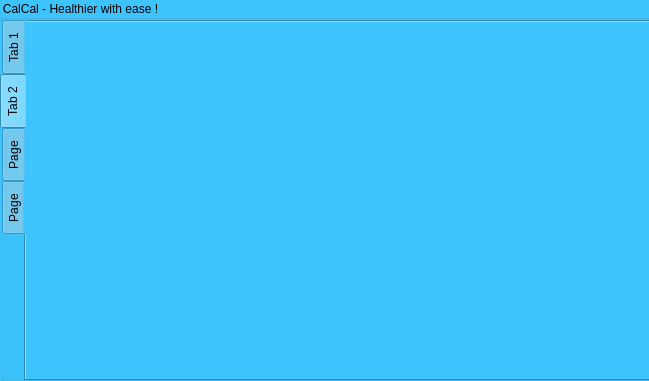
<?xml version="1.0" encoding="UTF-8"?>
<ui version="4.0">
 <class>PersonalInfo</class>
 <widget class="QDialog" name="PersonalInfo">
  <property name="geometry">
   <rect>
    <x>0</x>
    <y>0</y>
    <width>649</width>
    <height>381</height>
   </rect>
  </property>
  <property name="windowTitle">
   <string>Dialog</string>
  </property>
  <widget class="QGroupBox" name="groupBox">
   <property name="geometry">
    <rect>
     <x>0</x>
     <y>0</y>
     <width>651</width>
     <height>381</height>
    </rect>
   </property>
   <property name="styleSheet">
    <string notr="true">background-color: rgb(61, 196, 254);
color: rgb(0, 0, 0);</string>
   </property>
   <property name="title">
    <string>CalCal - Healthier with ease !</string>
   </property>
   <widget class="QTabWidget" name="tabWidget">
    <property name="geometry">
     <rect>
      <x>0</x>
      <y>20</y>
      <width>651</width>
      <height>361</height>
     </rect>
    </property>
    <property name="whatsThis">
     <string>&lt;html&gt;&lt;head/&gt;&lt;body&gt;&lt;p&gt;&lt;br/&gt;&lt;/p&gt;&lt;/body&gt;&lt;/html&gt;</string>
    </property>
    <property name="tabPosition">
     <enum>QTabWidget::West</enum>
    </property>
    <property name="currentIndex">
     <number>1</number>
    </property>
    <widget class="QWidget" name="ersonal">
     <attribute name="title">
      <string>Tab 1</string>
     </attribute>
     <widget class="QPushButton" name="editButton">
      <property name="geometry">
       <rect>
        <x>260</x>
        <y>300</y>
        <width>121</width>
        <height>31</height>
       </rect>
      </property>
      <property name="text">
       <string>Chỉnh sửa</string>
      </property>
     </widget>
     <widget class="QLabel" name="label">
      <property name="geometry">
       <rect>
        <x>180</x>
        <y>0</y>
        <width>246</width>
        <height>30</height>
       </rect>
      </property>
      <property name="text">
       <string>&lt;html&gt;&lt;head/&gt;&lt;body&gt;&lt;p align=&quot;center&quot;&gt;&lt;span style=&quot; font-size:12pt; font-weight:700;&quot;&gt;THÔNG TIN CÁ NHÂN&lt;/span&gt;&lt;/p&gt;&lt;/body&gt;&lt;/html&gt;</string>
      </property>
     </widget>
     <widget class="QWidget" name="verticalLayoutWidget">
      <property name="geometry">
       <rect>
        <x>60</x>
        <y>30</y>
        <width>111</width>
        <height>211</height>
       </rect>
      </property>
      <layout class="QVBoxLayout" name="verticalLayout">
       <item>
        <widget class="QLabel" name="label_2">
         <property name="text">
          <string>Tên của bạn:</string>
         </property>
        </widget>
       </item>
       <item>
        <widget class="QLabel" name="label_3">
         <property name="text">
          <string>Tuổi của bạn:</string>
         </property>
        </widget>
       </item>
       <item>
        <widget class="QLabel" name="label_9">
         <property name="text">
          <string>Giới tính:</string>
         </property>
        </widget>
       </item>
       <item>
        <widget class="QLabel" name="label_4">
         <property name="text">
          <string>Chiều cao (cm):</string>
         </property>
        </widget>
       </item>
       <item>
        <widget class="QLabel" name="label_5">
         <property name="text">
          <string>Cân nặng (kg):</string>
         </property>
        </widget>
       </item>
       <item>
        <widget class="QLabel" name="label_6">
         <property name="text">
          <string>BMI:</string>
         </property>
        </widget>
       </item>
       <item>
        <widget class="QLabel" name="label_7">
         <property name="text">
          <string>Thể trạng hiện tại:</string>
         </property>
        </widget>
       </item>
      </layout>
     </widget>
     <widget class="QLabel" name="label_8">
      <property name="geometry">
       <rect>
        <x>60</x>
        <y>260</y>
        <width>111</width>
        <height>20</height>
       </rect>
      </property>
      <property name="text">
       <string>Khuyến cáo:</string>
      </property>
     </widget>
     <widget class="QWidget" name="verticalLayoutWidget_2">
      <property name="geometry">
       <rect>
        <x>170</x>
        <y>30</y>
        <width>431</width>
        <height>211</height>
       </rect>
      </property>
      <layout class="QVBoxLayout" name="verticalLayout_2">
       <item>
        <widget class="QLabel" name="nameLabel">
         <property name="text">
          <string>TextLabel</string>
         </property>
        </widget>
       </item>
       <item>
        <widget class="QLabel" name="ageLabel">
         <property name="text">
          <string>TextLabel</string>
         </property>
        </widget>
       </item>
       <item>
        <widget class="QLabel" name="genderLabel">
         <property name="text">
          <string>TextLabel</string>
         </property>
        </widget>
       </item>
       <item>
        <widget class="QLabel" name="heightLabel">
         <property name="text">
          <string>TextLabel</string>
         </property>
        </widget>
       </item>
       <item>
        <widget class="QLabel" name="weightLabel">
         <property name="text">
          <string>TextLabel</string>
         </property>
        </widget>
       </item>
       <item>
        <widget class="QLabel" name="bmiLabel">
         <property name="text">
          <string>TextLabel</string>
         </property>
        </widget>
       </item>
       <item>
        <widget class="QLabel" name="bodyLabel">
         <property name="text">
          <string>TextLabel</string>
         </property>
        </widget>
       </item>
      </layout>
     </widget>
     <widget class="QLabel" name="recommendationLabel">
      <property name="geometry">
       <rect>
        <x>170</x>
        <y>245</y>
        <width>431</width>
        <height>51</height>
       </rect>
      </property>
      <property name="text">
       <string>TextLabel</string>
      </property>
      <property name="wordWrap">
       <bool>true</bool>
      </property>
     </widget>
     <widget class="QLabel" name="dbstatus">
      <property name="geometry">
       <rect>
        <x>0</x>
        <y>340</y>
        <width>81</width>
        <height>16</height>
       </rect>
      </property>
      <property name="text">
       <string>TextLabel</string>
      </property>
     </widget>
    </widget>
    <widget class="QWidget" name="Food">
     <attribute name="title">
      <string>Tab 2</string>
     </attribute>
    </widget>
    <widget class="QWidget" name="Exercises">
     <attribute name="title">
      <string>Page</string>
     </attribute>
    </widget>
    <widget class="QWidget" name="Report">
     <attribute name="title">
      <string>Page</string>
     </attribute>
    </widget>
   </widget>
  </widget>
 </widget>
 <resources/>
 <connections/>
</ui>
